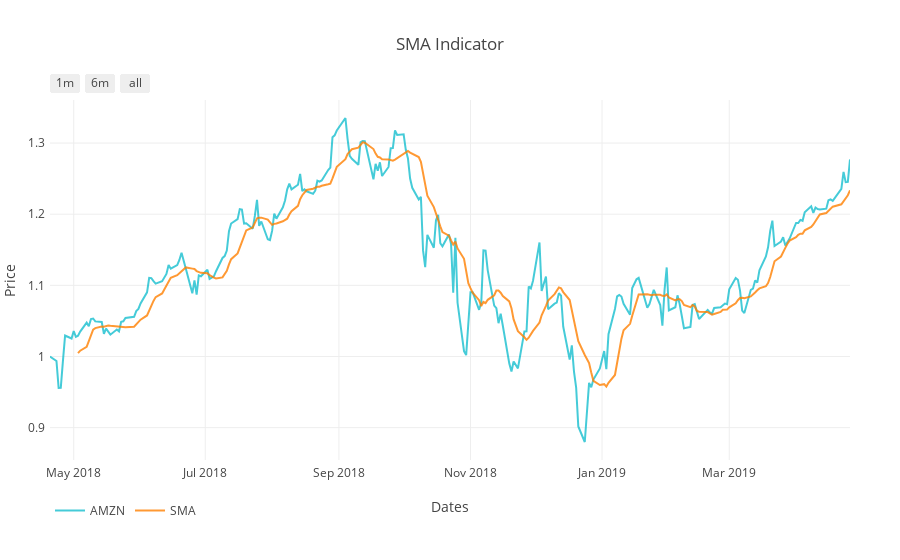

Notebook cell for this chart:
### Markdown cell above
### SMA

### Code cell
# Normalize Adj Close
adj_close_normalized = normalize_data(portf_value)

# Compute SMA
sma, q = get_sma(adj_close_normalized['Adj Close'], window=10)
normed_df['SMA'] = sma
plot_sma = plot_sma_indicator(normed_df, symbol, output_type='nb')
iplot(plot_sma)

### Figure 1 — Plotly figure (JSON) as saved in the notebook; plotly's stock layout.template omitted (floating-point values rounded to 4 significant figures; data arrays with more than 128 entries replaced by an {"elided": "..."} marker saying what was removed)
{"data": [{"line": {"color": "#17BECF"}, "name": "AMZN", "opacity": 0.8, "type": "scatter", "uid": "98a33a9e-c927-4c80-a4e6-268f03c0b233", "x": {"elided": "256 str values"}, "y": {"elided": "256 float values"}}, {"line": {"color": "#FF8000"}, "name": "SMA", "opacity": 0.8, "type": "scatter", "uid": "18aa2645-623e-486a-8e53-bbc42611853d", "x": {"elided": "256 str values"}, "y": {"elided": "256 float values"}}], "layout": {"autosize": true, "legend": {"orientation": "h"}, "margin": {"b": 100, "l": 50, "pad": 4, "r": 50, "t": 100}, "showlegend": true, "title": {"text": "SMA Indicator"}, "xaxis": {"range": ["2018-04-20", "2019-04-26"], "rangeselector": {"buttons": [{"count": 1, "label": "1m", "step": "month", "stepmode": "backward"}, {"count": 6, "label": "6m", "step": "month", "stepmode": "backward"}, {"step": "all"}]}, "title": {"text": "Dates"}, "type": "date"}, "yaxis": {"autorange": true, "range": [0.8546, 1.361], "title": {"text": "Price"}, "type": "linear"}}}
